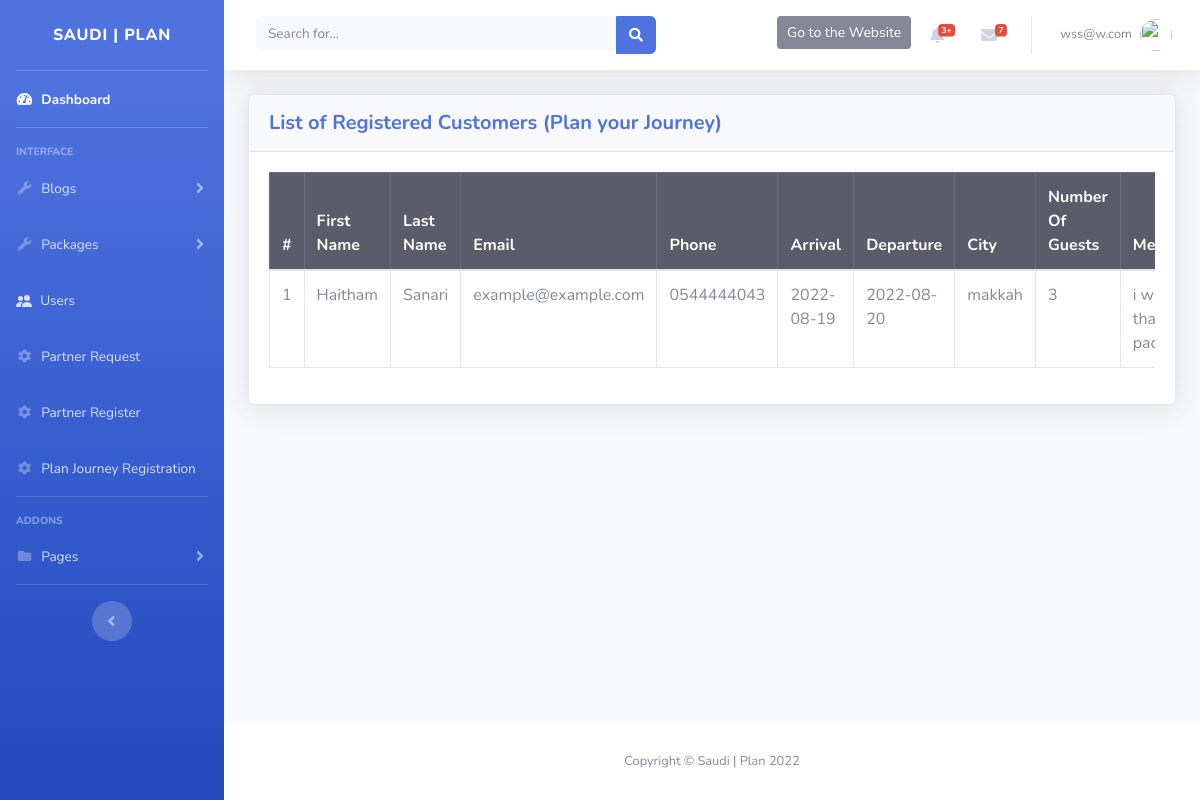
The app's page /admin/journey_register.php (signed in) with its own data.
### tables this page shows
CREATE TABLE `plan_journey_reg` (
  `id` int(11) NOT NULL,
  `firstName` varchar(50) NOT NULL,
  `lastName` varchar(50) NOT NULL,
  `inputEmail` varchar(50) NOT NULL,
  `inputPhone` varchar(50) NOT NULL,
  `inputArrival` varchar(50) NOT NULL,
  `inputDeparture` varchar(50) NOT NULL,
  `inputCity` varchar(50) NOT NULL,
  `inputNumberOfGuests` varchar(50) NOT NULL,
  `message` varchar(50) NOT NULL
);

### admin/connect_journey.php (called while the page is built, shortened)
<?php
include('config/dbcon.php');
$sql = "SELECT * FROM plan_journey_reg";
$query = mysqli_query($conn, $sql);
?>

### admin/journey_register.php (the view, shortened to what this page needs)
<?php
include('config/dbcon.php');
include('includes/header.php');
include('includes/navbar.php');
include('connect_journey.php');
?>
<div class="container-fluid">
  <div class="card shadow mb-4">
    <div class="card-header py-3">
      <h5 class="m-0 font-weight-bold text-primary">List of Registered Customers (Plan your Journey)</h5>
    </div>
    <div class="card-body">
      <div class="table-responsive">
        <table class="table table-bordered table-hover">
          <thead class="table-dark">
            <tr>
              <th scope="col">#</th>
              <th scope="col">First Name</th>
              <th scope="col">Last Name</th>
              <th scope="col">Email</th>
              <th scope="col">Phone</th>
              <th scope="col">Arrival</th>
              <th scope="col">Departure</th>
              <th scope="col">City</th>
              <th scope="col">Number Of Guests</th>
              <th scope="col">Message</th>
            </tr>
          </thead>
          <tbody>
            <?php
                $counter = 0;
                foreach($query as $q){
                $counter++;
            ?>
            <tr>
              <td scope="row"><?php echo $counter;?></td>
              <td><?php echo $q['firstName']?></td>
              <td><?php echo $q['lastName']?></td>
              <td><?php echo $q['inputEmail']?></td>
              <td><?php echo $q['inputPhone']?></td>
              <td><?php echo $q['inputArrival']?></td>
              <td><?php echo $q['inputDeparture']?></td>
              <td><?php echo $q['inputCity']?></td>
              <td><?php echo $q['inputNumberOfGuests']?></td>
              <td><?php echo $q['message']?></td>
            </tr>
            <?php }?>
          </tbody>
        </table>
      </div>
    </div>
  </div>
</div>
<?php
include('includes/footer.php');
?>

### records on screen
plan_journey_reg: firstName "Haitham", lastName "Sanari", inputEmail "example@example.com", inputPhone "0544444043", inputArrival "2022-08-19", inputDeparture "2022-08-20", inputCity "makkah", inputNumberOfGuests "3", message "i…"

### other values on screen
$_SESSION['username'] "wss@w.com"
